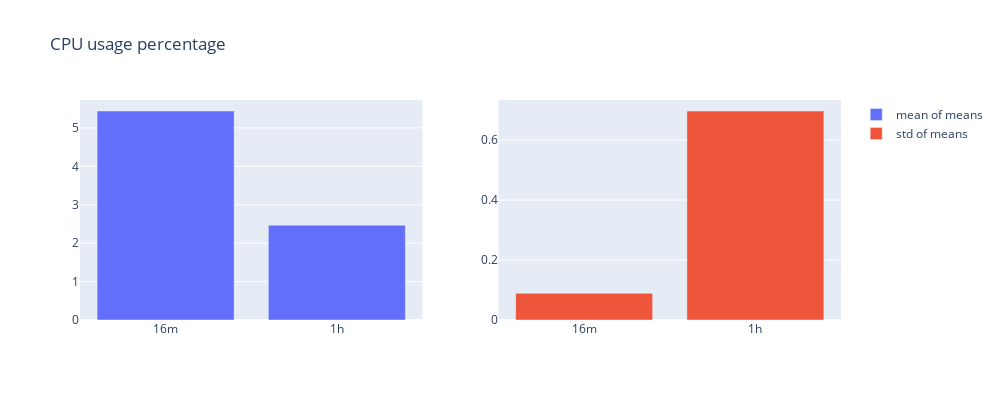

Notebook source saved alongside this figure:
### Code cell
bar_plot("CPU usage percentage", "cpu_usage_plot", cpu_usage)

### Figure 1 — Plotly figure (JSON) as saved in the notebook; plotly's stock layout.template omitted (floating-point values rounded to 4 significant figures)
{"data": [{"name": "mean of means", "type": "bar", "x": ["16m", "1h"], "xaxis": "x", "y": [5.44, 2.468], "yaxis": "y"}, {"name": "std of means", "type": "bar", "x": ["16m", "1h"], "xaxis": "x2", "y": [0.08912, 0.6969], "yaxis": "y2"}], "layout": {"height": 400, "title": {"text": "CPU usage percentage"}, "width": 1000, "xaxis": {"anchor": "y", "autorange": true, "domain": [0, 0.45], "range": [-0.5, 1.5], "type": "category"}, "xaxis2": {"anchor": "y2", "autorange": true, "domain": [0.55, 1], "range": [-0.5, 1.5], "type": "category"}, "yaxis": {"anchor": "x", "autorange": true, "domain": [0, 1], "range": [0, 5.727], "type": "linear"}, "yaxis2": {"anchor": "x2", "autorange": true, "domain": [0, 1], "range": [0, 0.7336], "type": "linear"}}}
